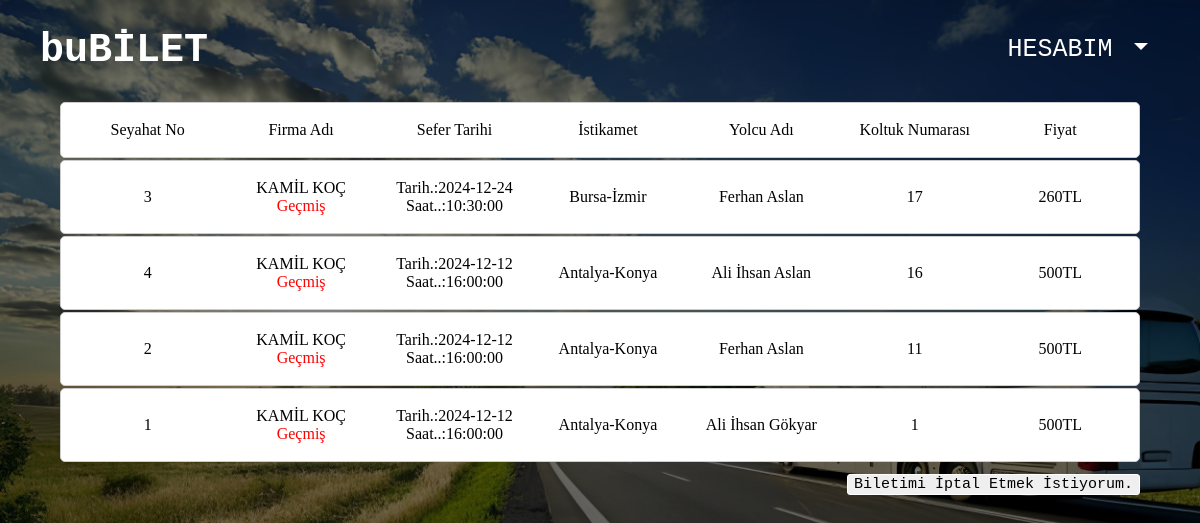
The app's page /Sayfalar/biletlerim.php (signed in) with its own data.
### tables this page shows
CREATE TABLE `biletler` (
  `bilet_id` int(11) NOT NULL,
  `uye_id` int(11) UNSIGNED NOT NULL,
  `seyahat_id` int(11) NOT NULL,
  `koltuk_no` int(11) NOT NULL,
  `yolcu_ad` varchar(30) NOT NULL,
  `yolcu_soyad` varchar(30) NOT NULL,
  `yolcu_tc` varchar(11) NOT NULL
);

CREATE TABLE `firmalar` (
  `id` int(11) NOT NULL,
  `ad` varchar(30) DEFAULT NULL
);

CREATE TABLE `seyahatler` (
  `seyahat_id` int(11) NOT NULL,
  `firma_id` int(11) NOT NULL,
  `kalkis` varchar(20) NOT NULL,
  `varis` varchar(20) NOT NULL,
  `tarih` date NOT NULL,
  `saat` time NOT NULL,
  `fiyat` int(11) NOT NULL
);

### Sayfalar/biletlerim.php (the view, shortened to what this page needs)
<!DOCTYPE html>
<html lang="en">
<head>
    <link rel="stylesheet" href="../css/style.css">
    <link rel="stylesheet" href="../css/bootstrap.css">
</head>
<body>
    <nav class="menu">
        <a class="menu_anasayfa" href="index.php">buBİLET</a>
        <div class="menu_uye">
            <div class="dropdown">
                <button class="btn btn-secondary dropdown-toggle" type="button" data-bs-toggle="dropdown"
                    aria-expanded="false" id="hesabım_btn">
                    HESABIM
                </button>
            </div>
        </div>
    </nav>
    <div class="biletlerim">
        <table>
            <tr>
                <td>Seyahat No</td>
                <td>Firma Adı</td>
                <td>Sefer Tarihi</td>
                <td>İstikamet</td>
                <td>Yolcu Adı</td>
                <td>Koltuk Numarası</td>
                <td>Fiyat</td>
            </tr>
        </table>
    </div>
    <?php
    require_once "db_bagla.php";
    $uye_id = $_SESSION['uye_id'];
    $sqlQuery = "select * from biletler, seyahatler, firmalar where (biletler.seyahat_id = seyahatler.seyahat_id) and (firmalar.id = seyahatler.firma_id) and uye_id = " . $uye_id . " order by tarih desc";
    $sqlResult = $dbConnection->query($sqlQuery);
    $currentDate = date("Y-m-d");
    foreach ($sqlResult as $biletler) {
        $tarih_kontrol = (strtotime($biletler["tarih"]) < strtotime($currentDate)) ? true : false;
        echo "<div class='biletlerim'>
            <table>
                <tr>
                    <td>" . $biletler["bilet_id"] . "</td>
                    <td>" . $biletler["ad"];
        if ($tarih_kontrol) {
            echo "<br><span style='color: red;'>Geçmiş</span></td>";
        } else
            echo "</td>";
        echo "<td>Tarih.:" . $biletler["tarih"] . "<br>Saat..:" . $biletler["saat"] . "</td>
                    <td>" . $biletler["kalkis"] . "-" . $biletler["varis"] . "</td>
                    <td>" . $biletler["yolcu_ad"] . " " . $biletler["yolcu_soyad"] . "</td>
                    <td>" . $biletler["koltuk_no"] . "</td>
                    <td>" . $biletler["fiyat"] . "TL" . "</td>
                </tr>
            </table>
        </div>";
    }
    ?>
    <form method="post" action="">
        <div class="kart_ekle_sil">
            <button type="submit" name="bilet_iptal">
                Biletimi İptal Etmek İstiyorum.
            </button>
        </div>
    </form>
</body>
</html>

### css/style.css (style rules this page uses)
body { background-image: url('../Resimler/arka_plan.jpg'), linear-gradient(rgba(0, 0, 0, 0.5), rgba(0, 0, 0, 0.5)); background-size: cover; background-repeat: no-repeat; background-attachment: fixed; background-blend-mode: overlay; margin: 0; }
.menu { display: flex; justify-content: space-between; align-items: center; height: 100px; padding: 0 40px; font-family: monospace; }
.menu_anasayfa { font-size: 40px; color: white; font-weight: bold; text-decoration: none; }
.menu_uye { display: flex; gap: 50px; font-size: 23px; }
.dropdown button { background-color: transparent; position: relative; display: inline-block; border: none; font-size: 25px; }
.biletlerim { background-color: white; width: 90%; background-position: center; margin: 2px auto; padding: 10px; border: 1px solid #ccc; border-radius: 5px; }
.biletlerim table { width: 100%; border-collapse: collapse; text-align: center; }
.biletlerim table tr td { width: 14.5%; padding: 8px; }
.kart_ekle_sil { width: 90%; display: flex; justify-content: flex-end; margin-top: 20px; margin: auto; }
.kart_ekle_sil button { font-family: monospace; border-radius: 3px; margin-bottom: 50px; font-size: 15px; margin-left: 10px; margin-top: 10px; border: 1px solid white; }

### records on screen
biletler: bilet_id "3", firmalar.ad "KAMİL KOÇ", seyahat.tarih "2024-12-24", seyahat.saat "10:30:00", seyahat.kalkis "Bursa", seyahat.varis "İzmir", yolcu_ad "Ferhan", yolcu_soyad "Aslan", koltuk_no "17", seyahat.fiyat "260"
biletler: bilet_id "4", firmalar.ad "KAMİL KOÇ", seyahat.tarih "2024-12-12", seyahat.saat "16:00:00", seyahat.kalkis "Antalya", seyahat.varis "Konya", yolcu_ad "Ali İhsan", yolcu_soyad "Aslan", koltuk_no "16", seyahat.fiyat "500"
biletler: bilet_id "2", firmalar.ad "KAMİL KOÇ", seyahat.tarih "2024-12-12", seyahat.saat "16:00:00", seyahat.kalkis "Antalya", seyahat.varis "Konya", yolcu_ad "Ferhan", yolcu_soyad "Aslan", koltuk_no "11", seyahat.fiyat "500"
biletler: bilet_id "1", firmalar.ad "KAMİL KOÇ", seyahat.tarih "2024-12-12", seyahat.saat "16:00:00", seyahat.kalkis "Antalya", seyahat.varis "Konya", yolcu_ad "Ali İhsan", yolcu_soyad "Gökyar", koltuk_no "1", seyahat.fiyat "500"
